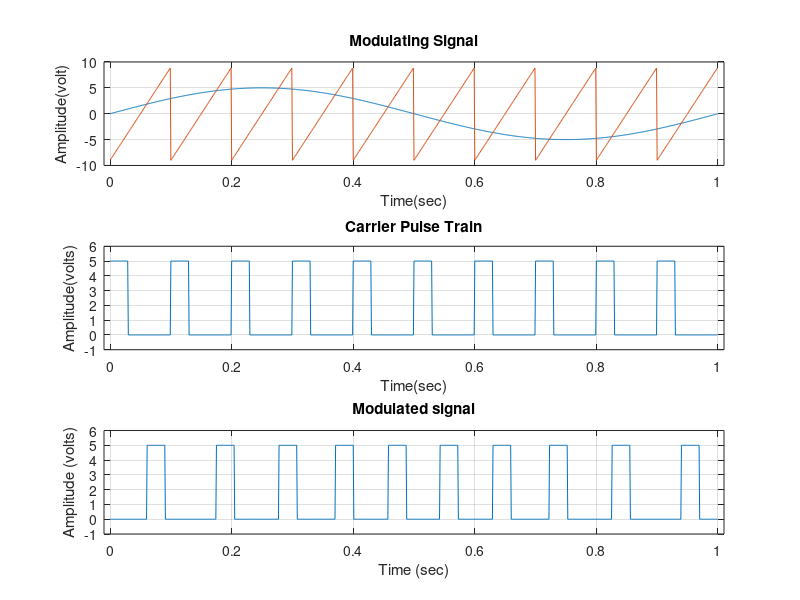

This figure's MATLAB source:
clc;
clear all;
close all;

Vm=5;
f=1;
thetam=0;
minTime=0;
maxTime=1;
samplePerTime=1000;
t=minTime:1/samplePerTime:maxTime;
t=t(1:end-1);

% Generating Modulatting signal
modulatingSignal= Vm .*sin(2*pi*f*t + thetam);

% Plot the modulating signal
subplot(3,1,1);
plot(t,modulatingSignal);
hold on;
axis([-minTime-0.01 maxTime+0.01 -2*Vm +2*Vm]);
xlabel('Time(sec)');
ylabel('Amplitude(volt)');
title('Modulating Signal');


% Generate the carrier pulse train
pulseTrain =[];
Vc=5;
fc=10;
n=fc*maxTime;
m=samplePerTime/fc;
duty=30;
on_t=duty*m/100;
off_t=m - on_t;
for i = 1:1:n
    pulseTrain(m*(i-1)+1:m*(i-1)+on_t)=Vc;
    pulseTrain(m*(i-1)+on_t+1:m*(i-1)+on_t+off_t)=0;
end

% generate sawtooth wave
sawtoothSignal = 1.8 * Vm * sawtooth(2*pi*fc*t);
subplot(3,1,1);
plot(t,sawtoothSignal);
grid on;


% Plot then carrier pulse train
subplot(3,1,2);
plot(t,pulseTrain);
grid on;
axis([-minTime-0.01 maxTime+0.01 -1 Vc+1]);
xlabel('Time(sec)');
ylabel('Amplitude(volts)');
title('Carrier Pulse Train');

% Perform pulse position modulation

modulatedSignal=zeros(1,length(pulseTrain));
for i = 1:1:n
    for j = 1:1:i*m
        if (modulatingSignal(m*(i-1)+j) < sawtoothSignal(m*(i-1)+j))
            modulatedSignal(m*(i-1)+j : m*(i-1)+j+on_t-1) = Vc;
            break
        end
    end
end

% Plot the modulated signal
subplot(3,1,3);
plot(t, modulatedSignal);
grid on;
axis([-minTime-0.01 maxTime+0.01 -1 Vc+1]);
xlabel('Time (sec)');
ylabel('Amplitude (volts)');
title('Modulated signal');